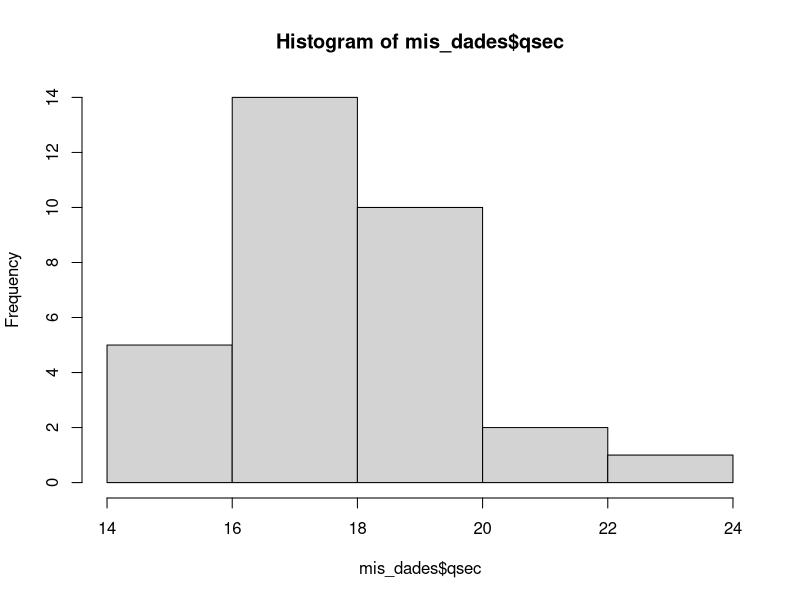
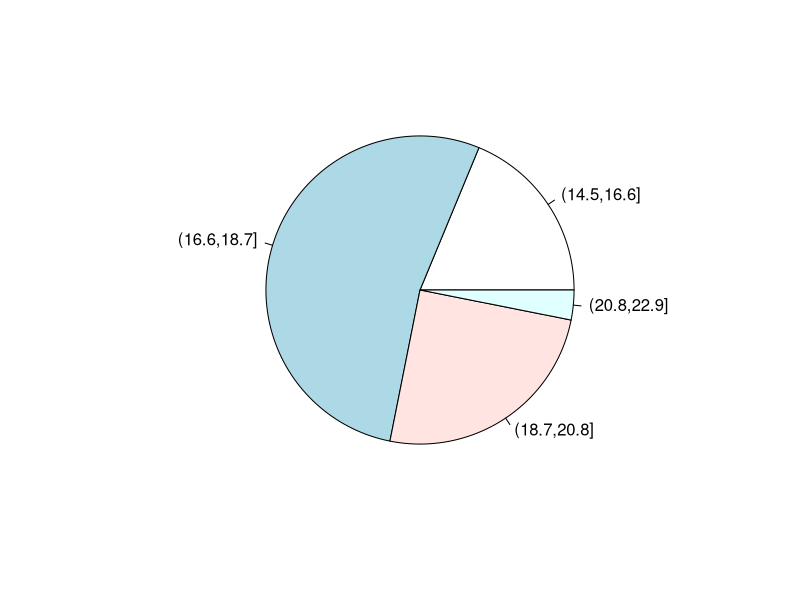
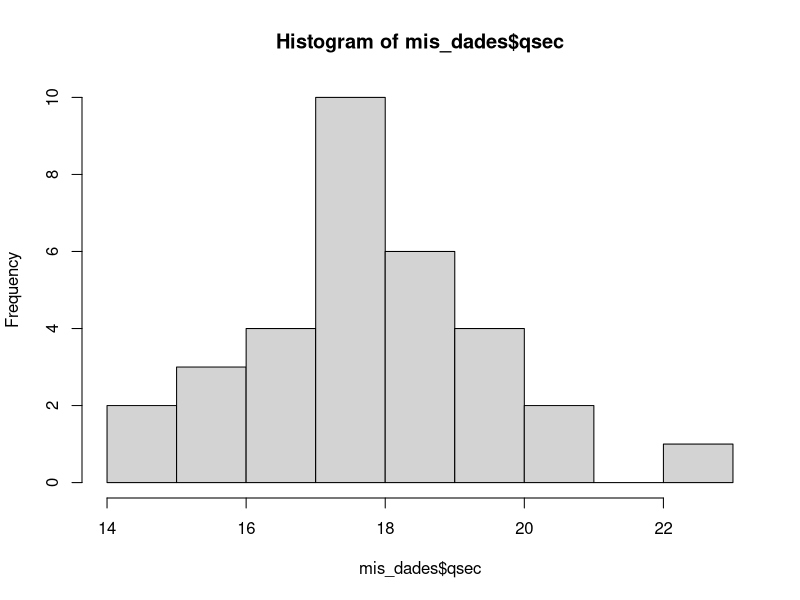
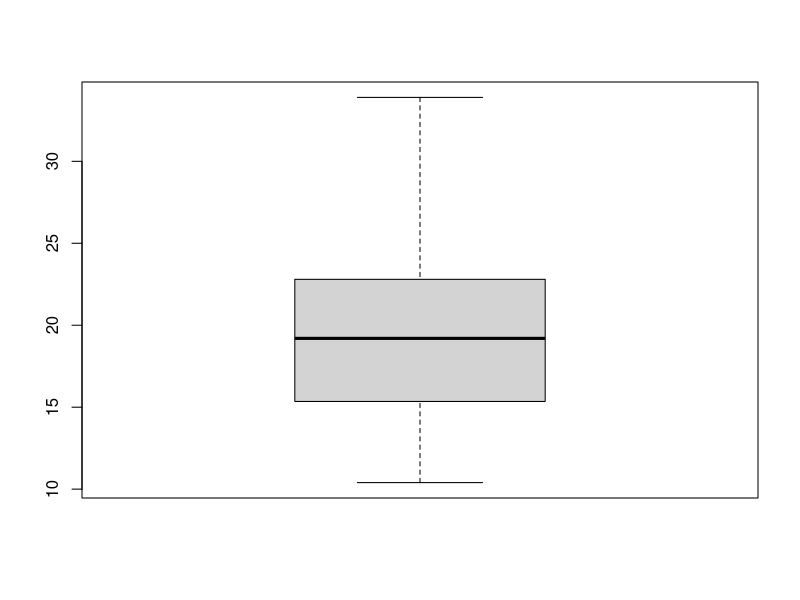
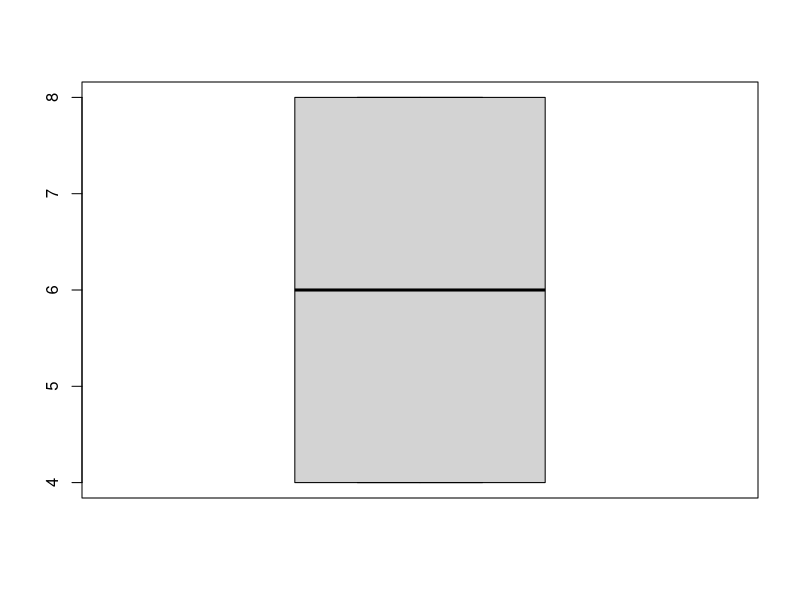

Recreate these plots in R, in order.
#Codigo para problema 1

mis_dades<-mtcars
qserc_intervalos =cut(mis_dades$qsec,4)
ni<-table(qserc_intervalos)
ni
sum(ni)
hist(mis_dades$qsec,breaks=4)
fi<- ni/sum(ni) # frecuencia acumulada
fi
pie(fi)
Ni <- cumsum(ni)
Fi<- Ni/sum(ni)
cbind(ni,fi,Ni,Fi)
hist(mis_dades$qsec)
mean(mis_dades$qsec)# mean = media

sort(mis_dades$drat)# sort = ordenar
median(mis_dades$drat)# median = mediana
quantile(mis_dades$drat,0.25) # ordena los datos i te de el numero el qual tu desas cortar
quantile(mis_dades$mpg,0.18)


quantile(mis_dades$mpg,0.75)-quantile(mis_dades$mpg,0.25)
IQR(mis_dades$mpg) #rango interquantil, la dispersion que hay de los datos entre la mediana
boxplot(mis_dades$mpg)

sort(mis_dades$cyl)
IQR(mis_dades$cyl)
boxplot(mis_dades$cyl)

# vARIANZA MUESTRAL = LA DISPERSION DE LOS DATOS DE LA MEDIA, EN R SE US var()
#DESVIACION TIPICA , EN R ES sd()

sd(mis_dades$cyl)
var(mis_dades$cyl)
